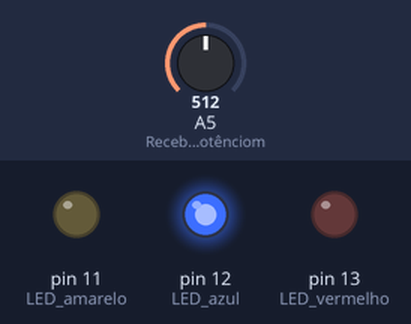
Bench run of a sketch on a simulated Arduino Uno, built with avr-gcc and run on an emulated ATmega328P. Shown: output pins drawn as LEDs (lit = HIGH). The inputs (shaded band) are chosen by the test bench; at power-on: A5 (Recebe_input_do_potênciom) = 512.

Above: at 1.3 s.
1.4 s: A5 (Recebe_input_do_potênciom) set to 0
At 2.7 s:
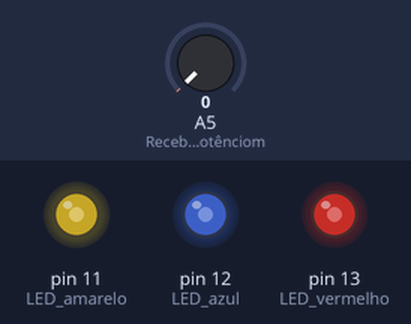
3.0 s: A5 (Recebe_input_do_potênciom) set to 122
At 3.18 s:
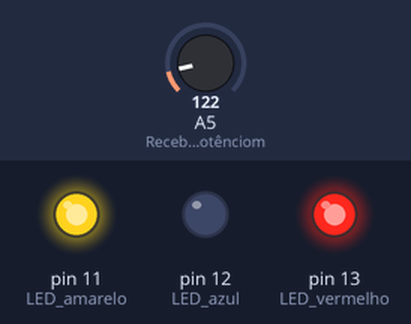
Timing chart, 0 to 12.1 s (numbered marks = the images above; inputs shaded):
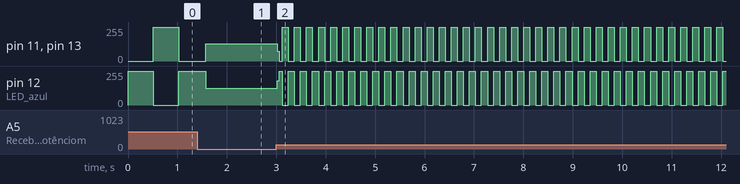

Measured:
- after the input at 3.0 s, pin 11 (LED_amarelo), pin 13 (LED_vermelho): 128/255 → 73/255 at once, then moves between 0/255 and 255/255, repeating every 0.49 s; pin 12 (LED_azul): 127/255 → 182/255 at once, then moves between 0/255 and 255/255, repeating every 0.49 s

The sketch:

pisca-pisca.ino
```cpp
// Código para LED pisca-pisca (e potenciômetro) com Arduino
// Link Tinkercad: https://www.tinkercad.com/things/9sgjF3WWXVK-pisca-pisca-gustavo-colombini?sharecode=0rzQxHRv67WA8HoVW5pnRN5F5P22oF-SgFiuZWOU7z4

void setup()
{
  pinMode(A5, INPUT); // Recebe input do potênciometro

  pinMode(13, OUTPUT); // LED vermelho
  pinMode(12, OUTPUT); // LED azul
  pinMode(11, OUTPUT); // LED amarelo

  digitalWrite(13, LOW); // Estado inicial do vermelho
  digitalWrite(12, HIGH); // Estado inicial do azul
  digitalWrite(11, LOW); // Estado inicial do amarelo
}

void blink(int pin) // Função de piscar
{
  if (digitalRead(pin) == HIGH)
  {
    digitalWrite(pin, LOW); // Se ligado, desligar
  }
  else{
    digitalWrite(pin, HIGH); // Caso contrário, ligar
  }
}

void loop()
{
  delay(analogRead(A5)); // Delay baseado no valor do potenciômetro
  blink(11); // Pisca vermelho
  blink(12); // Pisca azul
  blink(13); // Pisca amarelo
}
```
